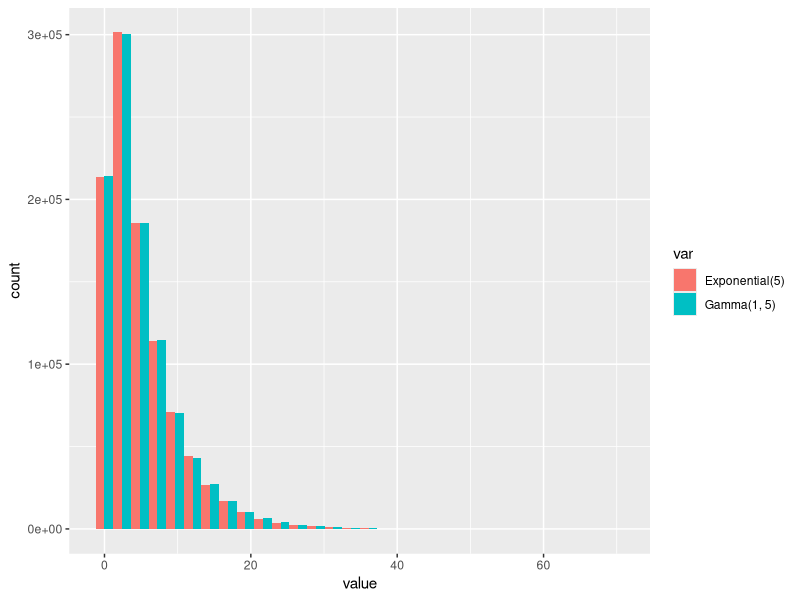

Write R code to recreate this figure.
## ---- chunk 1
# Sample size
n1 <- 10L
n2 <- 100L
n3 <- 100000L
# We use integers as indicated by the "L" at the end of the number.
# This only makes the results look nicer

# Reset random number generator for reproducibilty
set.seed(123456)
## ---- chunk 2
unif1 <- runif(n1)
unif2 <- runif(n2)
unif3 <- runif(n3)

result <- data.frame(size = c(n1, n2, n3),
                     mean = c(mean(unif1), mean(unif2), mean(unif3)),
                     sd = c(sd(unif1), sd(unif2), sd(unif3)))

result
## ---- chunk 3
norm1 <- rnorm(n1)
norm2 <- rnorm(n2)
norm3 <- rnorm(n3)

result <- data.frame(size = c(n1, n2, n3),
                     mean = c(mean(norm1), mean(norm2), mean(norm3)),
                     sd = c(sd(norm1), sd(norm2), sd(norm3)))

result
## ---- chunk 4
t1 <- rt(n1, df = 3)
t2 <- rt(n2, df = 3)
t3 <- rt(n3, df = 3)

result <- data.frame(size = c(n1, n2, n3),
                     mean = c(mean(t1), mean(t2), mean(t3)),
                     sd = c(sd(t1), sd(t2), sd(t3)))

result
## ---- chunk 5
beta1 <- rbeta(n1, shape1 = 3, shape2 = 2)
beta2 <- rbeta(n2, shape1 = 3, shape2 = 2)
beta3 <- rbeta(n3, shape1 = 3, shape2 = 2)

result <- data.frame(size = c(n1, n2, n3),
                     mean = c(mean(beta1), mean(beta2), mean(beta3)),
                     sd = c(sd(beta1), sd(beta2), sd(beta3)))

result
## ---- chunk 6
set.seed(987654) # Reset RNG

exp1 <- rexp(n1, rate = 1 / 5)
exp2 <- rexp(n2, rate = 1 / 5)
exp3 <- rexp(n3, rate = 1 / 5)

result <- data.frame(size = c(n1, n2, n3),
                     mean = c(mean(exp1), mean(exp2), mean(exp3)),
                     sd = c(sd(exp1), sd(exp2), sd(exp3)))

result
## ---- chunk 7
set.seed(987654) # Reset RNG

gamma_exp1 <- rgamma(n1, shape = 1, scale = 5)
gamma_exp2 <- rgamma(n2, shape = 1, scale = 5)
gamma_exp3 <- rgamma(n3, shape = 1, scale = 5)

result <- data.frame(size = c(n1, n2, n3),
                     mean = c(mean(gamma_exp1), mean(gamma_exp2), mean(gamma_exp3)),
                     sd = c(sd(gamma_exp1), sd(gamma_exp2), sd(gamma_exp3)))

result
## ---- chunk 8
library(ggplot2)

# Exponential distribution
set.seed(987654) # Reset RNG
exp4 <- data.frame(var = "Exponential(5)", value = rexp(10^6, rate = 1 / 5))

# Gamma distribution
set.seed(987654) # Reset RNG
gamma_exp4 <- data.frame(var = "Gamma(1, 5)", value = rgamma(10^6, shape = 1, scale = 5))

temp <- rbind(exp4, gamma_exp4)

ggplot(temp, aes(x = value, fill = var)) +
  geom_histogram(position = "dodge")
## ---- chunk 9
set.seed(987654) # Reset RNG

gamma_exp1 <- rgamma(n1, shape = 1, rate = 1 / 5)
gamma_exp2 <- rgamma(n2, shape = 1, rate = 1 / 5)
gamma_exp3 <- rgamma(n3, shape = 1, rate = 1 / 5)

result <- data.frame(size = c(n1, n2, n3),
                     mean = c(mean(gamma_exp1), mean(gamma_exp2), mean(gamma_exp3)),
                     sd = c(sd(gamma_exp1), sd(gamma_exp2), sd(gamma_exp3)))

result
## ---- chunk 10
set.seed(987654) # Reset RNG

chisq1 <- rchisq(n1, 3)
chisq2 <- rchisq(n2, 3)
chisq3 <- rchisq(n3, 3)

result <- data.frame(size = c(n1, n2, n3),
                     mean = c(mean(chisq1), mean(chisq2), mean(chisq3)),
                     sd = c(sd(chisq1), sd(chisq2), sd(chisq3)))

result
## ---- chunk 11
set.seed(987654) # Reset RNG

gamma_chi1 <- rgamma(n1, shape = 3 / 2, scale = 2)
gamma_chi2 <- rgamma(n2, shape = 3 / 2, scale = 2)
gamma_chi3 <- rgamma(n3, shape = 3 / 2, scale = 2)

result <- data.frame(size = c(n1, n2, n3),
                     mean = c(mean(gamma_chi1), mean(gamma_chi2), mean(gamma_chi3)),
                     sd = c(sd(gamma_chi1), sd(gamma_chi2), sd(gamma_chi3)))

result
## ---- chunk 12
set.seed(987654) # Reset RNG

n <- 100 # Number of observations

# Specify coefficients
beta1 <- 0
beta2 <- 1
h <- 1

# Generate random draws of explanatory variables
x <- runif(n)

# Generate random draws of errors
epsilon <- rnorm(n, 0, 1 / h)

# Calculate dependent variable
y <- beta1 + beta2 * x + epsilon
y <- matrix(y) # Transform to matrix format for later

# Generate data matrix of regressors
x <- cbind(1, x)

# Number of regressors
k <- ncol(x)
## ---- chunk 13
beta_mu_prior <- matrix(c(0, 1)) # Prior mean
beta_v_i_prior <- diag(1, k) # Prior covariance

v_prior <- 1 # Prior degrees of freedom
s2_prior <- 1 # Prior variance
## ---- chunk 14
# OLS results
b_hat <- solve(crossprod(x)) %*% crossprod(x, y) # OLS estimate
v <- n - k # Degrees of freedom
s2 <- crossprod(y - x %*% b_hat) / v # sigma2
sse <- v * s2 # SSE

# beta posterior
beta_v_i_post <- solve(beta_v_i_prior + crossprod(x))
beta_mu_post <- beta_v_i_post %*% (beta_v_i_prior %*% beta_mu_prior + crossprod(x) %*% b_hat)


v_post <- v_prior + n

beta_diff <- b_hat - beta_mu_prior

vs_post <- as.numeric(v_prior * s2_prior + sse + crossprod(beta_diff, crossprod(x) %*% beta_v_i_post %*% beta_v_i_prior) %*% beta_diff)
s2_post <- vs_post / v_post
## ---- chunk 15
beta_cov <- beta_v_i_post * vs_post / (v_post - k)
beta_sd <- sqrt(diag(beta_cov))

result <- data.frame(beta_mu = beta_mu_post,
                     beta_sd = beta_sd)
row.names(result) <- c("beta1", "beta2")

result
